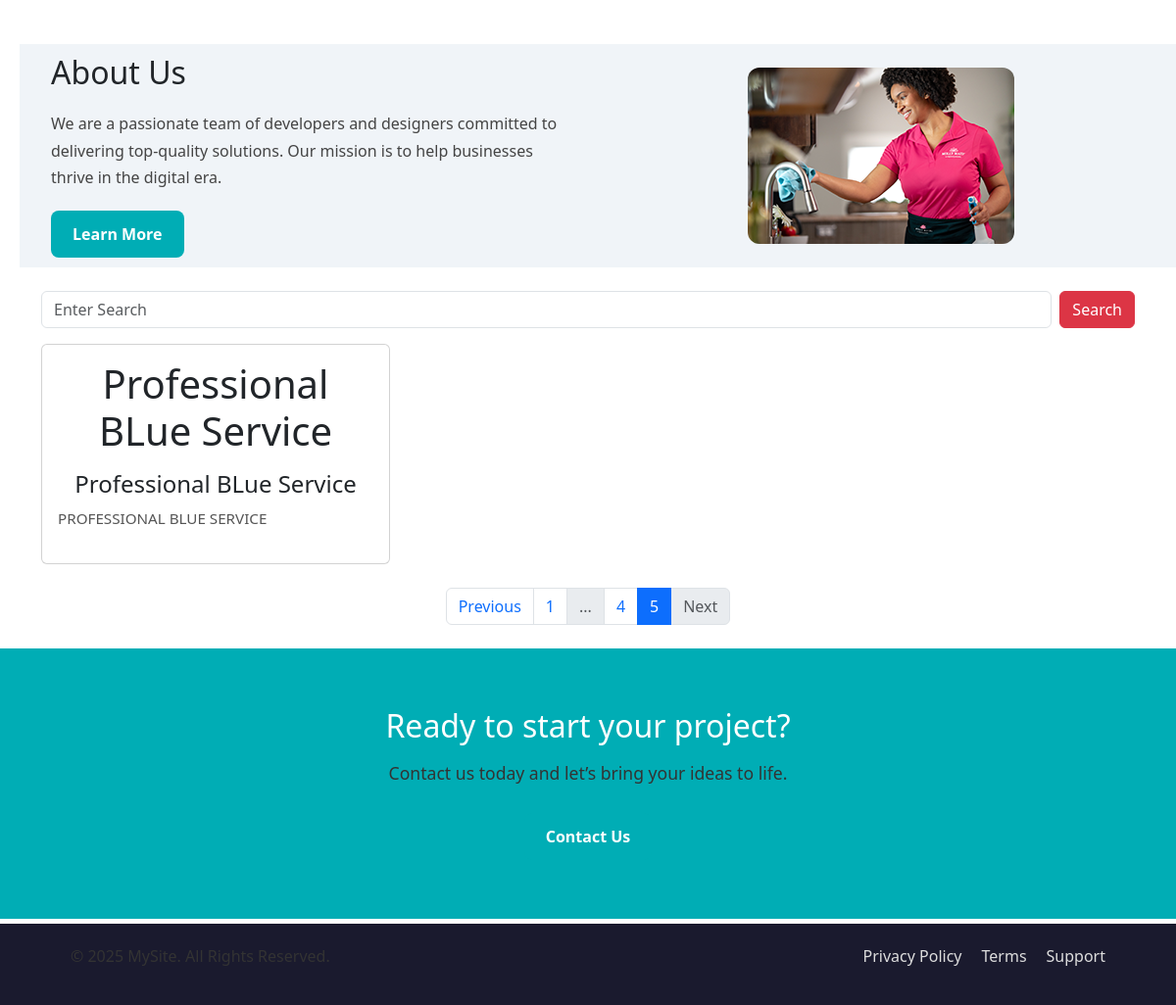
/?page=8 (lower part), run on an earlier commit of the app's database.
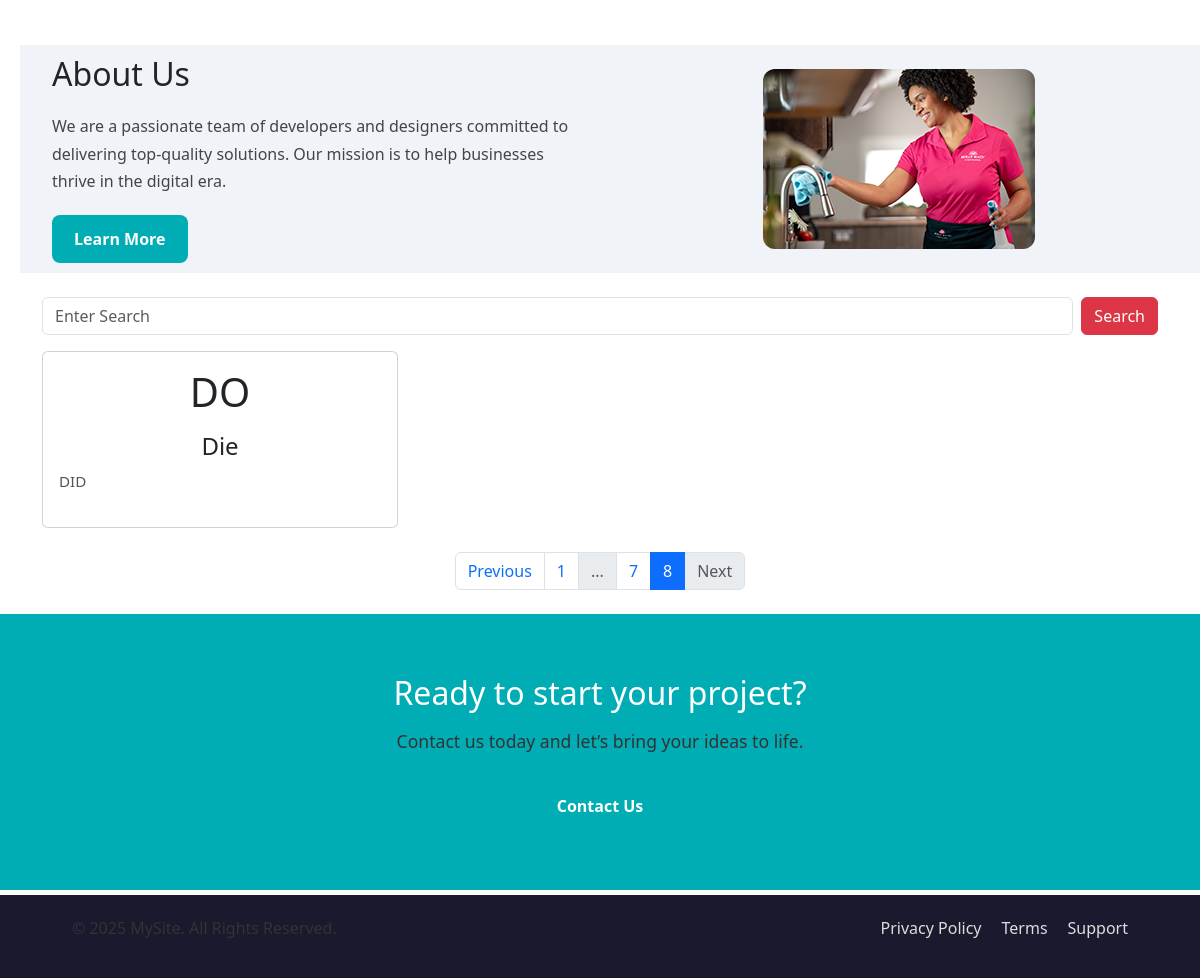
And on a later commit of the database.
### services/models.py (models this page shows)
class Service(models.Model):
    service_icon = models.CharField(max_length=50)
    service_title = models.CharField(max_length=50)
    service_description = models.TextField()

### new_project1/views.py (the view)
# urls.py: path('',views.homePage),
def homePage(request):
    newsData = News.objects.all()
    search_str = request.GET.get('searchBox')
    if search_str:
        serviceData = Service.objects.filter(service_title__icontains=search_str)
    else:
        serviceData = Service.objects.all()
    paginator = Paginator(serviceData, 1)  # 3 items per page
    page_number = request.GET.get('page')
    finalServicePaginatorData = paginator.get_page(page_number)
    current = finalServicePaginatorData.number
    prev_page = current - 1
    next_page = current + 1
    total_pages = paginator.num_pages
    context = {
        'serviceData': finalServicePaginatorData,
        'newsData': newsData,
        'search_str': search_str,
        'current': current,
        'prev_page': prev_page,
        'next_page': next_page,
        'total_pages': total_pages
    }
    return render(request, 'index.html', context)

### templates/index.html (shortened to what this page needs)
{% extends 'base.html' %}
{% block content %}
  <link href="https://cdn.jsdelivr.net/npm/bootstrap@5.3.2/dist/css/bootstrap.min.css" rel="stylesheet" />
  {% include 'service.html' %}
  {% include 'about.html' %}
  <div class="container my-4">
    <form method="get" class="d-flex mb-3">
      <input class="form-control me-2" type="text" name="searchBox" placeholder="Enter Search" value="{{ request.GET.searchBox }}" />
      <button class="btn btn-danger" type="submit">Search</button>
    </form>
    <div class="row">
      {% for i in serviceData %}
        <div class="col-md-4">
          <div class="card p-3 h-100">
            <h1 class="text-center">{{ i.service_icon }}</h1>
            <h4 class="text-center mt-2">{{ i.service_title }}</h4>
            <p>{{ i.service_description|upper }}</p>
          </div>
        </div>
      {% empty %}
        <p>No Data Found</p>
      {% endfor %}
    </div>
    <nav aria-label="Page navigation" class="mt-4">
      <ul class="pagination justify-content-center">
        {% if serviceData.has_previous %}
          <li class="page-item">
            <a class="page-link"
              href="?page={{ prev_page }}">
              Previous
            </a>
          </li>
        {% else %}
          <li class="page-item disabled">
            <span class="page-link">Previous</span>
          </li>
        {% endif %}
        {% if current > 2 %}
          <li class="page-item">
            <a class="page-link"
              href="?page=1">
              1
            </a>
          </li>
          {% if current > 3 %}
            <li class="page-item disabled">
              <span class="page-link">...</span>
            </li>
          {% endif %}
        {% endif %}
        {% for num in serviceData.paginator.page_range %}
          {% if num >= current|add:'-1' and num <= current|add:'1' %}
            {% if num == current %}
              <li class="page-item active">
                <span class="page-link">{{ num }}</span>
              </li>
            {% else %}
              <li class="page-item">
                <a class="page-link"
                  href="?page={{ num }}">
                  {{ num }}
                </a>
              </li>
            {% endif %}
          {% endif %}
        {% endfor %}
        {% if serviceData.has_next %}
          <li class="page-item">
            <a class="page-link"
              href="?page={{ next_page }}{% if search_str %}
                &searchBox={{ search_str }}
              {% endif %}">
              Next
            </a>
          </li>
        {% else %}
          <li class="page-item disabled">
            <span class="page-link">Next</span>
          </li>
        {% endif %}
      </ul>
    </nav>
  </div>
  <section class="cta">
    <div class="container">
      <h2>Ready to start your project?</h2>
      <p>Contact us today and let’s bring your ideas to life.</p>
      <a href="#" class="btn-primary">Contact Us</a>
    </div>
  </section>
{% endblock %}

### templates/base.html (shortened to what this page needs)
{% load static %}
{% load widget_tweaks %}
<!DOCTYPE html>
<html lang="en">
<head>
  <link rel="stylesheet" href="{% static 'css/main.css' %}">
</head>
<body>
  {% include "header.html" %}
  <main>
    {% block content %}{% endblock %}
  </main>
  {% include "footer.html" %}
</body>
</html>

### templates/header.html (shortened to what this page needs)
{% load static %}
<!DOCTYPE html>
<html lang="en">
  <head>
    <link rel="stylesheet" href="{% static 'css/main.css' %}" />
  </head>
</html>

### templates/service.html (shortened to what this page needs)
  {% load static %}
  <section class="services">
  </section>

### templates/about.html
{% load static %}
<section class="about" style="padding: 10px;margin-left:20px">
    <div class="container about-container">
      <div class="about-text">
        <h2>About Us</h2>
        <p>
          We are a passionate team of developers and designers committed to delivering
          top-quality solutions. Our mission is to help businesses thrive in the digital era.
        </p>
        <a href="#" class="btn-primary">Learn More</a>
      </div>
      <div class="about-img">
        <img src="{% static 'images/service1.webp' %}" alt="About Us">
      </div>
    </div>
  </section>

### templates/footer.html
 <footer class="main-footer">
    <div class="container">
      <p>&copy; 2025 MySite. All Rights Reserved.</p>
      <ul class="footer-links">
        <li><a href="#">Privacy Policy</a></li>
        <li><a href="#">Terms</a></li>
        <li><a href="#">Support</a></li>
      </ul>
    </div>
  </footer>

### static/css/main.css (style rules this page uses)
* { margin: 0; padding: 0; box-sizing: border-box; }
body { font-family: 'Segoe UI', Tahoma, Geneva, Verdana, sans-serif; line-height: 1.6; color: #333; background: #f9f9f9; }
.btn-primary { display: inline-block; padding: 12px 25px; background: #00adb5; color: #fff; text-decoration: none; border-radius: 6px; font-weight: 600; transition: background 0.3s; }
.services { padding: 60px 0; background: #fff; text-align: center; }
.card { background: #f9f9f9; padding: 25px; border-radius: 12px; flex: 1; min-width: 250px; transition: transform 0.3s, box-shadow 0.3s; }
.card p { font-size: 0.95rem; color: #555; }
.about { padding: 60px 0; background: #f0f4f8; }
.about-container { display: flex; align-items: center; gap: 40px; flex-wrap: wrap; }
.about-text { flex: 1; }
.about-text h2 { font-size: 2rem; margin-bottom: 20px; }
.about-text p { font-size: 1rem; margin-bottom: 20px; color: #444; }
.about-img { flex: 1; text-align: center; }
.about-img img { max-width: 100%; border-radius: 12px; }
.cta { background: #00adb5; color: #fff; text-align: center; padding: 60px 20px; }
.cta h2 { font-size: 2rem; margin-bottom: 15px; }
.cta p { margin-bottom: 25px; font-size: 1.1rem; }
:root { --bg-dark: #1a1a2e; --brand: #00adb5; --text: #333; --muted: #666; --card: #f7f9fc; }
.container { width: 90%; max-width: 1200px; margin: 0 auto; }
h1,h2,h3,h4 { color: var(--bg-dark); }
p { color: var(--text); line-height: 1.7; }
.btn-primary { display:inline-block; padding: 12px 22px; background: var(--brand); color:#fff; text-decoration:none; border-radius: 8px; font-weight: 600; transition: opacity .25s; }
.main-footer { background: #1a1a2e; color: #ddd; padding: 20px 0; margin-top: 5px; }
.main-footer .container { width: 90%; max-width: 1200px; margin: auto; display: flex; justify-content: space-between; align-items: center; flex-wrap: wrap; }
.footer-links { list-style: none; display: flex; gap: 20px; }
.footer-links a { color: #ddd; text-decoration: none; transition: color 0.3s; }

What changed in the data, as far as the page shows it:
no longer on this page (row unchanged): Service: service_icon "Professional BLue Service", service_title "Professional BLue Service", service_description "PROFESSIONAL BLUE SERVICE"
added Service: service_icon "DO", service_title "Die", service_description "DID"
Also different on the page:
new list line: "7"
new list line: "8"
list line gone: "4"
list line gone: "5"
